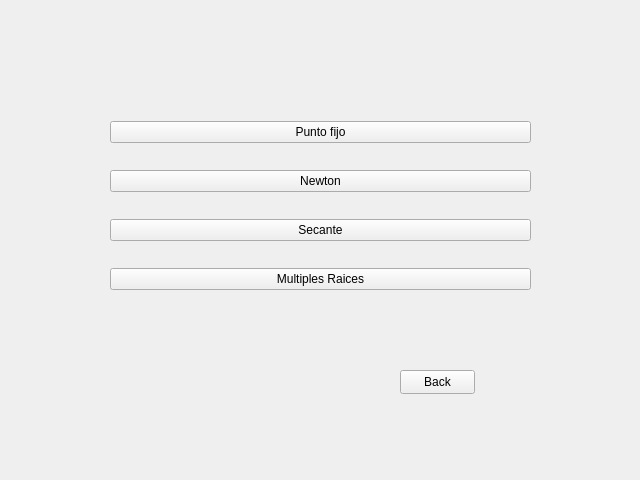
<?xml version="1.0" encoding="UTF-8"?>
<ui version="4.0">
 <class>Metodos_Abiertos</class>
 <widget class="QWidget" name="Metodos_Abiertos">
  <property name="geometry">
   <rect>
    <x>0</x>
    <y>0</y>
    <width>640</width>
    <height>480</height>
   </rect>
  </property>
  <property name="windowTitle">
   <string>Form</string>
  </property>
  <widget class="QPushButton" name="back">
   <property name="geometry">
    <rect>
     <x>400</x>
     <y>370</y>
     <width>75</width>
     <height>24</height>
    </rect>
   </property>
   <property name="text">
    <string>Back</string>
   </property>
  </widget>
  <widget class="QWidget" name="layoutWidget">
   <property name="geometry">
    <rect>
     <x>110</x>
     <y>100</y>
     <width>421</width>
     <height>211</height>
    </rect>
   </property>
   <layout class="QVBoxLayout" name="verticalLayout">
    <item>
     <widget class="QPushButton" name="punto_Fijo">
      <property name="text">
       <string>Punto fijo</string>
      </property>
     </widget>
    </item>
    <item>
     <widget class="QPushButton" name="newton">
      <property name="text">
       <string>Newton</string>
      </property>
     </widget>
    </item>
    <item>
     <widget class="QPushButton" name="secante">
      <property name="text">
       <string>Secante</string>
      </property>
     </widget>
    </item>
    <item>
     <widget class="QPushButton" name="mult_Raizes">
      <property name="text">
       <string>Multiples Raices</string>
      </property>
     </widget>
    </item>
   </layout>
  </widget>
 </widget>
 <resources/>
 <connections/>
</ui>
